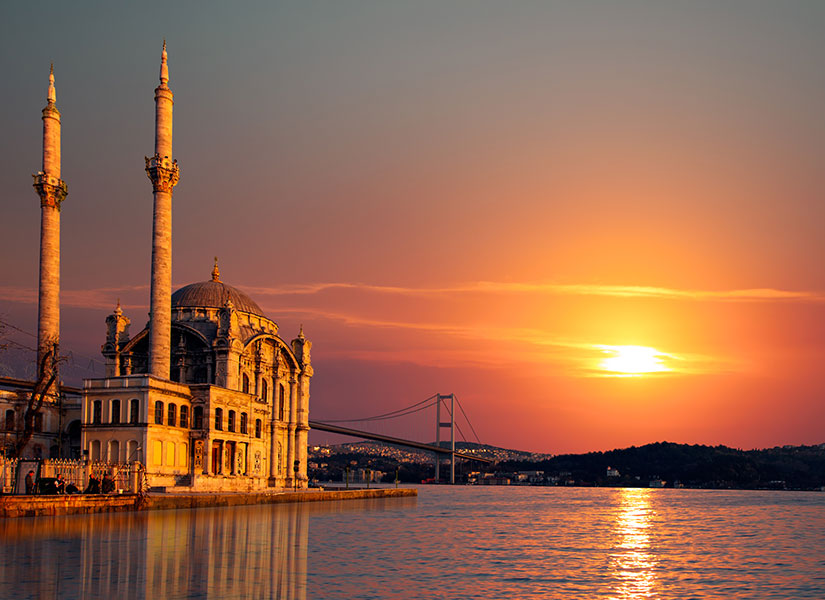
#> input picture OPENCV_3/1..jpg, 825 x 600 px, given in place of the camera
$ python 'görünmezlik_pelerini.py'
#> lines starting #> are read from the running program, lines starting #| are printed output that depends on the picture; after the words box and inside, x2 and y2 are one past the last pixel; in counts of white or black regions, pixels touching at a corner belong together
import cv2
import numpy as np

cam = cv2.VideoCapture(0)

# görüntü üzerinde eşikleme için lazım.
# bir nesneyi tespit etmek için kullandık, renkleri yakalamak için.
lower = np.array([75, 88, 120]) # h'leri 2'ye böldük çünkü 360 olarak hesaplandığından
upper = np.array([117, 250, 255])

"""bir tane resmi görüntü açıldığında background olarak belirliyorum. çünkü arka plan görüntüsü lazım
örneğin çantayı kaldırdığım zaman arkasının gözükmesi için boş bir görüntü almam gerekiyor."""
_, background = cam.read()
#> background is the input picture: shape (600, 825, 3); mean B, G, R 78.6, 102.3, 150.3

kernel = np.ones((3, 3), np.uint8)  # görüntümün içindeki büyütüyor.
kernel2 = np.ones((11, 11), np.uint8)  # dışardaki gürültüleri gideriyor.
kernel3 = np.ones((15, 15), np.uint8)

# kameram açılırsa oku
while(cam.isOpened()):
    _, frame = cam.read()

# bu görüntüyü yeşil algılamam için:
    hsv = cv2.cvtColor(frame, cv2.COLOR_BGR2HSV)
#> hsv: shape (600, 825, 3); mean H, S, V 33.7, 115.2, 151.5

    mask = cv2.inRange(hsv, lower, upper)
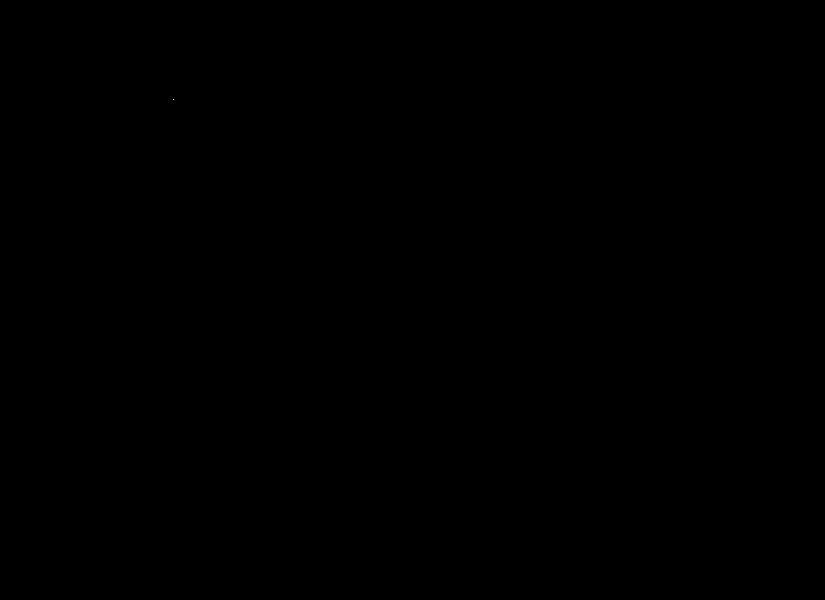
#> mask: shape (600, 825); 0% white in thin lines or dots, all inside (x1, y1, x2, y2) = (173, 99, 174, 100)

# gürültülerden kurtulmak için maskelenmiş görüntüye işlem uyguladık.
    mask = cv2.morphologyEx(mask, cv2.MORPH_CLOSE, kernel)
    mask = cv2.morphologyEx(mask, cv2.MORPH_OPEN, kernel2)
#> mask: shape (600, 825); every value is 0
    mask = cv2.dilate(mask, kernel3, iterations=1)

    #mask'yi 2 türlü kullanmam gerekiyor.
    mask_not = cv2.bitwise_not(mask) # çantamın 0 olduğu yerdir
#> mask_not: shape (600, 825); every value is 255
    # siyahlar beyaz, beyazlar siyah olsun. terslenmiş görüntü yani.

    """
     orjinal görüntüde çantayı gösterdiğim zaman arka plan görüntüsü istiyordum.
     çantamı algıladığım zaman oluşan maske de çanta 1 olarak gözüküyor.
     1 olan yerleri background ile çarparsam sadece çantanın olduğu kısım 1 olarak kalır.
     arka planlar ise 0 olarak kalır.
     böylece arka plan görüntümün renkli kısmını alabilirim.
     """
    bg = cv2.bitwise_and(background, background, mask=mask)
#> bg: shape (600, 825, 3); every value is 0

    # orjinal görüntü içinde aynı işlemi uygularız.
    fg = cv2.bitwise_and(frame, frame, mask=mask)  # nesnenin yani çantanın renkli diğer tarfların sıyah olduğu görüntü.

    # bu görüntüleri üst üste birleştirme işlemi yapar.
    dst = cv2.addWeighted(bg, 1, fg, 1, 0)  # toplam parlaklık için sıfır verdik.

#  orjinal resmim ile son 3 resmimi yan yana görüntüleyebilirim.
    dst = np.vstack((frame, dst))  # dikey olarak birleştirdi.
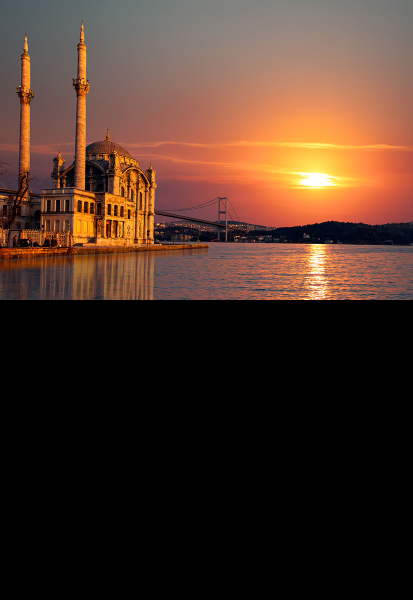
#> dst: shape (1200, 825, 3) (shown at 1/2 size); mean B, G, R 39.3, 51.2, 75.1

    cv2.imshow("original", frame)
    cv2.imshow("mask", mask)
    cv2.imshow("dst", dst)

    if cv2.waitKey(1) & 0xFF == ord("q"):
#> (key q is pressed here)
        break

cam.release()
cv2.destroyAllWindows()
